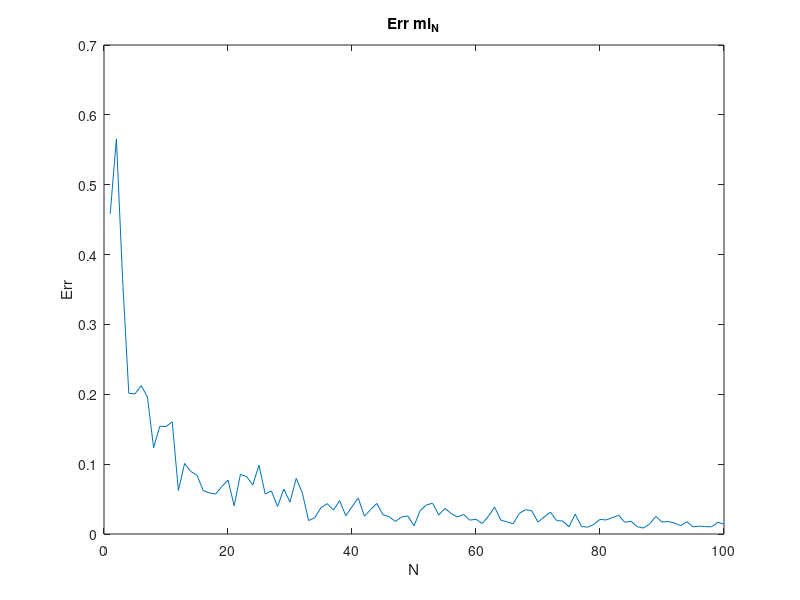
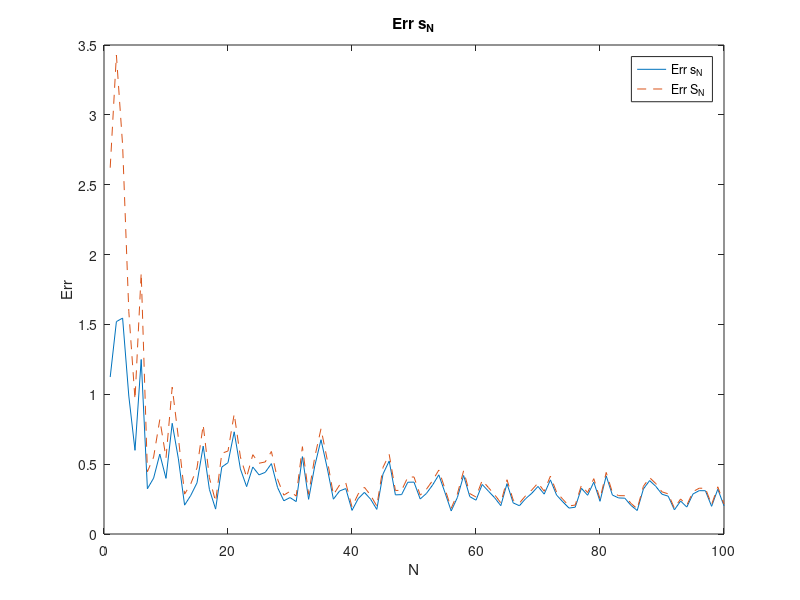
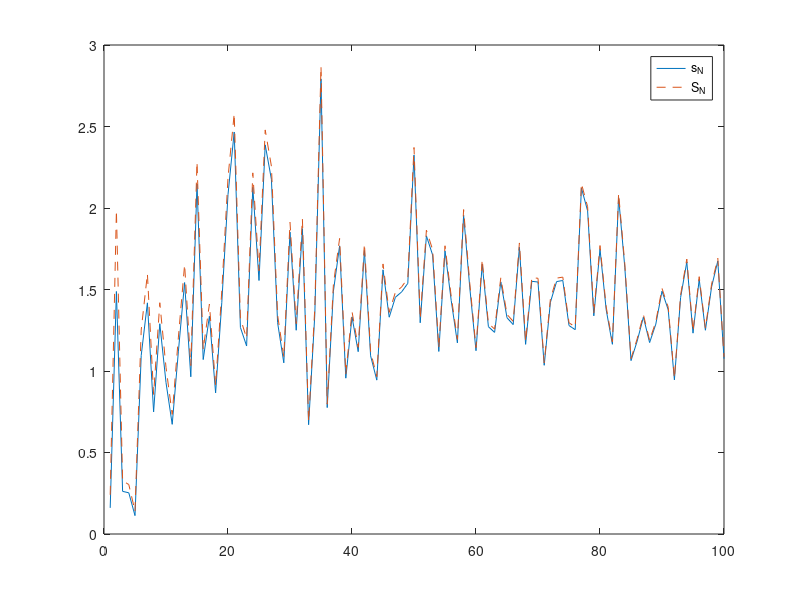

MATLAB code for these plots, in order:
clc;
close all;
clear all;
K=100; %liczba próbek
Err_mi_N=zeros(2,K);
Err_s_N=zeros(2,K);
Err_S_N2=zeros(2,K);
plot_s_N=zeros(2,K);
plot_S_N=zeros(2,K);
L=20; %liczba eksperymentów
s=2; % liczba próbek (licznik)
for k=1:K
    s=s+1;
        for l=1:L
        %% GENERATOR LICZB LOSOWYCH
            X=rand(); %zmienna inizjalizacyjna
            z=11111.999; %liczba zębów
            Xn=zeros(1,s); %macierz wynikowa

            for i = 1:s
                X = X*z-floor(X*z);
                Xn(1,i)=X;
            %     disp(X);
            end
        %% RAND MATLABowy
        %% Dystrybuanta odwrotna ZAD4 - Laplace
    %     zad4_Xn = r; % dla rand
        r=rand(1,s);
        zad4_Xn = Xn;
        for i=1:s
           if  r(i)<(1/2)
               ksi = -1;
               zad4_Xn(i) = -log(Xn(i))*ksi;
           else
               ksi = 1;
               zad4_Xn(i) = -log(Xn(i))*ksi;
           end
        end
%%
    %     %  rozklad laplacea
    %     % |V| <= sqrt(-2*log(U))+1
         result=[];
         rejected_samples_counter = 0;
        for i = 1:s
            V = zad4_Xn(i);
            U = Xn(i);
            %U = r(i); % dla rand

            if V <= sqrt(-2*log(U))+1 && V >= -(sqrt(-2*log(U))+1)
                result(end+1) = V;
            else
                rejected_samples_counter = rejected_samples_counter + 1;
            end
        end
        %% WYŚWIETLANIE WYNIKÓW
%              histogram(result);
        % title(['z = ', num2str(z), ', X_0 = 1, liczba próbek s = 10^6'])
        % xlabel('Przedziały klasowe wartości wygenerowanych liczb') 
        % ylabel('Liczebność wystąpień wygenerowanych liczb')
        %% Lab 3 zad 1
            % podpunkt a
        sum = 0;
        for m=1:size(result, 2)
           sum = sum + result(m);
        end
        mi_N=sum/size(result, 2);
        Err_mi_N(2,k)=Err_mi_N(2,k)+(mi_N-0)^2;
            % podpunkt b
        sum = 0;
        for m=1:size(result, 2)
           sum = sum + (result(m) - mi_N)^2;
        end
        s_N=sum/size(result, 2);
        Err_s_N(2,k)=Err_s_N(2,k)+(s_N-1)^2;
            % podpunkt c
        sum = 0;
        for m=1:size(result, 2)
           sum = sum + (result(m) - mi_N)^2;
        end
        S_N=sum/(size(result, 2)-1);
        Err_S_N2(2,k)=Err_S_N2(2,k) + (S_N-1)^2;     

        end
    %% lab 3 zadanie 2
    %a
        
        Err_mi_N(1,k)=k;
        Err_mi_N(2,k)=Err_mi_N(2,k)/L;
    %b
        Err_s_N(1,k)=k;
        Err_s_N(2,k)=Err_s_N(2,k)/L;
    %c
        Err_S_N2(1,k)=k;
        Err_S_N2(2,k)=Err_S_N2(2,k)/L;
    %d
    plot_s_N(1,k)=k;
    plot_S_N(1,k)=k;
    plot_s_N(2,k)=s_N;
    plot_S_N(2,k)=S_N;
end
    figure(1)
    plot(Err_mi_N(1,:), Err_mi_N(2,:));
    title('Err mi_N')
    xlabel('N') 
    ylabel('Err')
    
    figure(2)
    plot(Err_s_N(1,:), Err_s_N(2,:));
    hold on
    title('Err s_N')
    xlabel('N') 
    ylabel('Err')
    
    plot(Err_S_N2(1,:), Err_S_N2(2,:), '--');
    legend('Err s_N','Err S_N')

    figure(3)
    plot(plot_s_N(1,:), plot_s_N(2,:));
    hold on
    plot(plot_S_N(1,:), plot_S_N(2,:), '--');
    legend('s_N','S_N')
    hold off















